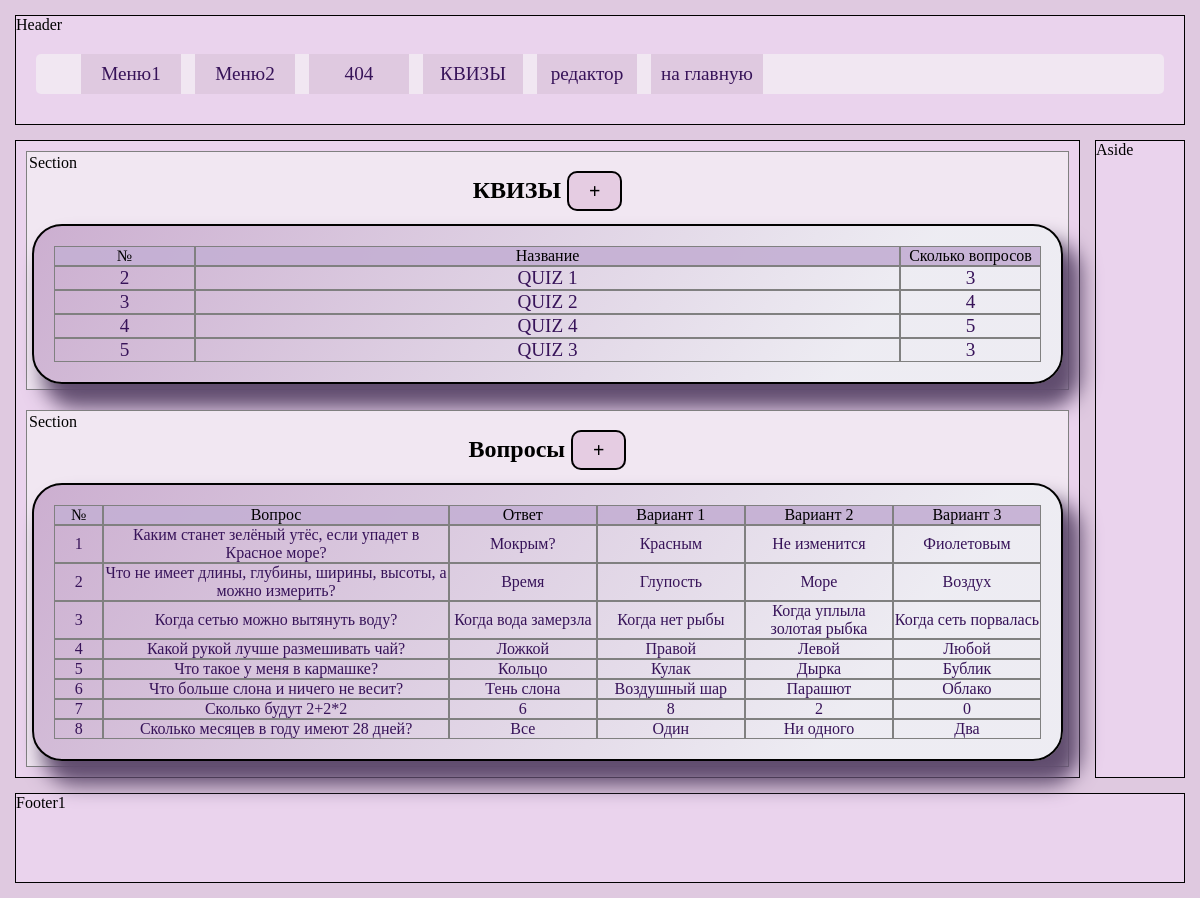
The page /quizes_view/ on the database its author committed.
### models.py (models this page shows, shortened)
class Quiz(db.Model):
    id = db.Column(db.Integer, primary_key = True)
    name = db.Column(db.String(100))
    user_id = db.Column(db.Integer, db.ForeignKey('user.id'))

class Question(db.Model):
    id = db.Column(db.Integer, primary_key = True)
    question = db.Column(db.String(250), nullable=False)
    answer = db.Column(db.String(100), nullable=False)
    wrong1 = db.Column(db.String(100), nullable=False)
    wrong2 = db.Column(db.String(100), nullable=False)
    wrong3 = db.Column(db.String(100), nullable=False)
    quiz = db.relationship(
                'Quiz',
                secondary=quiz_question, backref = 'question')

### main.py (the view)
@app.route('/quizes_view/', methods = ['POST', 'GET'])
def view_quiz_edit():
    quizes = Quiz.query.all()
    questions = Question.query.all()
    return render_template('quizes_view.html',
                           html_config = html_config,
                           quizes = quizes,
                           questions = questions,
                           len = len)

### templates/quizes_view.html
{% extends "base.html" %}
{% block main_menu %}
    {{ super() }}
    {% include 'quiz_menu.html' %}
{% endblock %}
{% block content1_head %}
    <h2>КВИЗЫ <a class="button" href="#modal1">+</a></h2>
{% endblock %}
{% block content1 %}
    <div class="quizes quiz_form">
        <div class="quiz-row quiz-hrow">
            <div class="quiz-col">№</div>
            <div class="quiz-col">Название</div>
            <div class="quiz-col">Сколько вопросов</div>
        </div>
        {% for q in quizes %}
        <a href="#">
            <div class="quiz-row">
                <div class="quiz-col">{{ loop.index+1 }}</div>
                <div class="quiz-col">{{ q.name }}</div>
                <div class="quiz-col">{{ len(q.question) }}</div>
            </div>
        </a>
        {% endfor %}
    </div>
{% endblock %}
{% block content2_head %}
    <h2>Вопросы  <a class="button" href="#modal2">+</a></h2>
{% endblock %}
{% block content2 %}
<div class="questions quiz_form">
    {% include 'form_questions_tab.html' %}
</div>
{% endblock %}

### templates/form_questions_tab.html (shortened to what this page needs)
<div class="question-row question-hrow">
    <div class="quiz-col">№</div>
    <div class="quiz-col">Вопрос</div>
    <div class="quiz-col">Ответ</div>
    <div class="quiz-col">Вариант 1</div>
    <div class="quiz-col">Вариант 2</div>
    <div class="quiz-col">Вариант 3</div>
</div>
{% for q in questions %}
<a href="#">
    <div class="question-row">
        <div class="quiz-col">
            {{ loop.index }}
        </div>
        <div class="quiz-col">{{ q.question }}</div>
        <div class="quiz-col">{{ q.answer }}</div>
        <div class="quiz-col">{{ q.wrong1 }}</div>
        <div class="quiz-col">{{ q.wrong2 }}</div>
        <div class="quiz-col">{{ q.wrong3 }}</div>
    </div>
</a>
{% endfor %}

### static/css/main.css (style rules this page uses)
* { box-sizing: border-box; }
body { background-image: url(https://kinderbooks.ru/800/600/https/st.depositphotos.com/2565305/5011/v/450/depositphotos_50111615-stock-illustration-abstract-light-purple-background.jpg); min-height: 100vh; margin: auto; padding: 10px; background-color: #dfc9e0; width: 100vw; max-width: 1200px; display: grid; grid-template-columns: 1fr 100px; grid-template-rows: 120px 1fr 100px; gap: 5px; }
a { text-decoration: none; color: rgb(55, 19, 89); font-size: 1.2rem; }
h2 { text-align: center; }

### static/css/quiz.css (style rules this page uses)
.quiz_form { display: block; background: linear-gradient(153deg, #e9f2f375 20%, #7531807a); border-radius: 30px; border: 2px solid; box-shadow: 14px 20px 20px 4px #614d6f; text-align: center; min-width: 500px; max-width: 100%; background: linear-gradient(305deg, #e9f2f375 20%, #a371ab7a); padding: 20px; }
.button { font-size: 20px; border-radius: 10px; padding: 10px 15px 10px 15px; background-color: #c785b747; transition: all 450ms ease-out; }
.button { margin-top: 20px; font-size: 20px; border-radius: 10px; padding: 2px 15px 2px 15px; background-color: #c785b747; transition: all 250ms ease-out; text-decoration: none; border: 2px solid black; padding: 7px 20px 7px 20px; color:black; }
.quizes, .questions { display: grid; grid-template-rows: 1fr; width: 100%; }
.quiz-row { display: grid; grid-template-columns: 1fr 5fr 1fr; transition: all 200ms; }
.question-row { display: grid; grid-template-columns: 5% 35% repeat(4, 15%); transition: all 200ms; }
.quiz-col { display: grid; border:1px solid gray; align-items: center; overflow: hidden; }
.question-hrow, .quiz-hrow { background-color: #c5b0d4eb; }
.questions a { font-size: 16px; }

### rows shown on the page
Quiz: name "QUIZ 1", question "3"
Quiz: name "QUIZ 2", question "4"
Quiz: name "QUIZ 4", question "5"
Quiz: name "QUIZ 3", user "3"
Question: question "Каким станет зелёный утёс, если упадет в Красное море?", answer "Мокрым?", wrong1 "Красным", wrong2 "Не изменится", wrong3 "Фиолетовым"
Question: question "Что не имеет длины, глубины, ширины, высоты, а можно измерить?", answer "Время", wrong1 "Глупость", wrong2 "Море", wrong3 "Воздух"
Question: question "Когда сетью можно вытянуть воду?", answer "Когда вода замерзла", wrong1 "Когда нет рыбы", wrong2 "Когда уплыла золотая рыбка", wrong3 "Когда сеть порвалась"
Question: question "Какой рукой лучше размешивать чай?", answer "Ложкой", wrong1 "Правой", wrong2 "Левой", wrong3 "Любой"
Question: question "Что такое у меня в кармашке?", answer "Кольцо", wrong1 "Кулак", wrong2 "Дырка", wrong3 "Бублик"
Question: question "Что больше слона и ничего не весит?", answer "Тень слона", wrong1 "Воздушный шар", wrong2 "Парашют", wrong3 "Облако"
Question: question "Сколько будут 2+2*2", answer "6", wrong1 "8", wrong2 "2", wrong3 "0"
Question: question "Сколько месяцев в году имеют 28 дней?", answer "Все", wrong1 "Один", wrong2 "Ни одного", wrong3 "Два"
